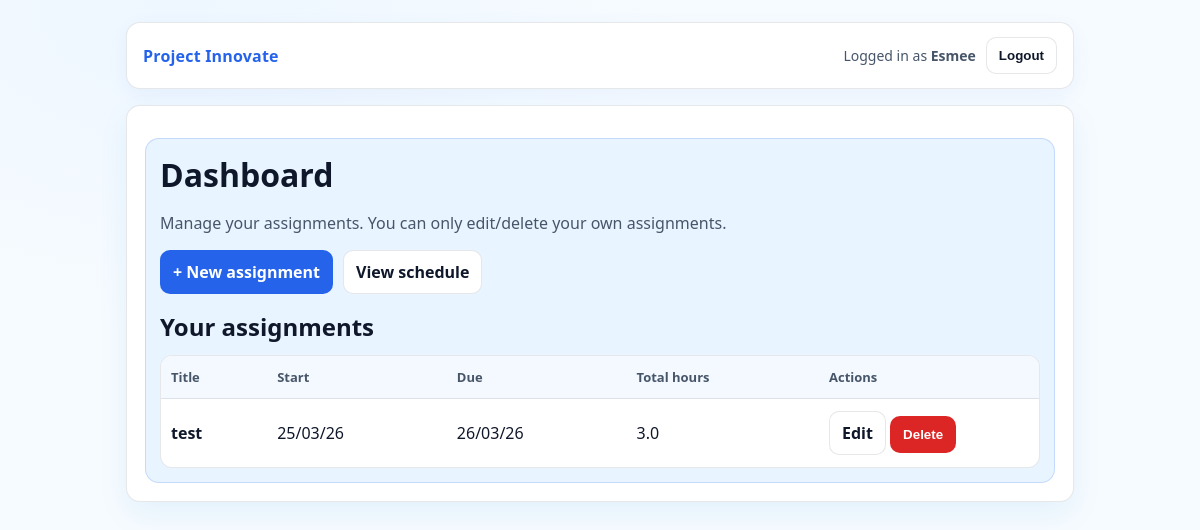
Page /dashboard (signed in) on the earlier database version.
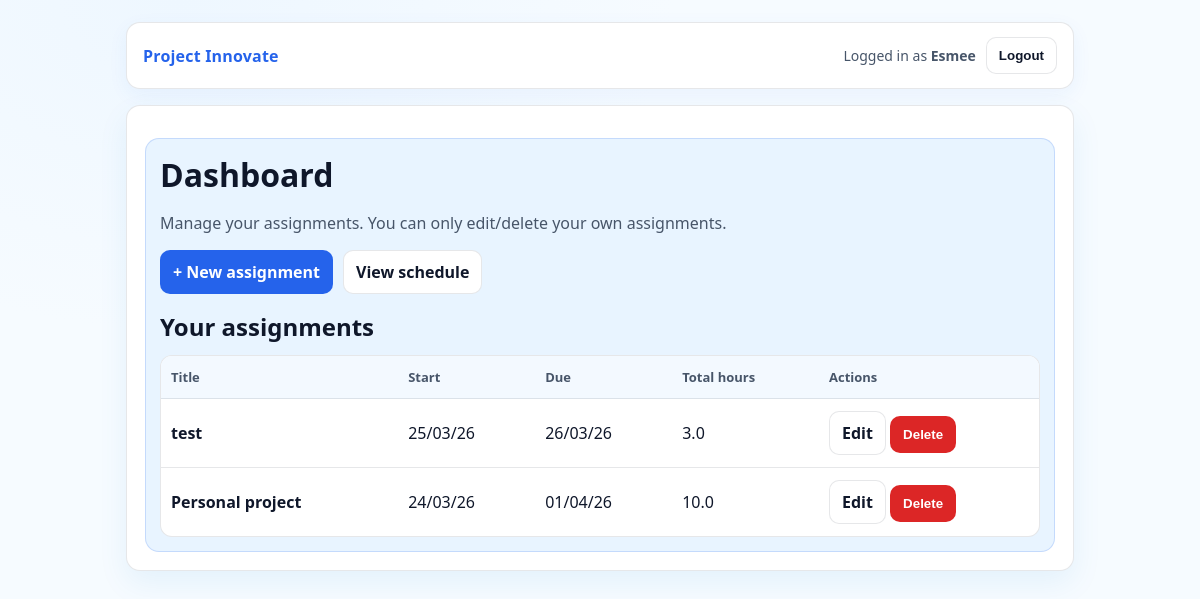
Same page on the later database version.
### app.py (models this page shows, shortened)
class User(UserMixin, db.Model):
    id = db.Column(db.Integer, primary_key=True)
    username = db.Column(db.String(80), unique=True, nullable=False)
    password_hash = db.Column(db.String(255), nullable=False)

class Assignment(db.Model):
    id = db.Column(db.Integer, primary_key=True)
    user_id = db.Column(db.Integer, db.ForeignKey("user.id"), nullable=False)
    title = db.Column(db.String(200), nullable=False)
    start_date = db.Column(db.Date, nullable=False)
    due_date = db.Column(db.Date, nullable=False)
    total_hours = db.Column(db.Float, nullable=False)

### app.py (the view)
@app.route("/dashboard")
@login_required
def dashboard():
    assignments = (
        Assignment.query
        .filter_by(user_id=current_user.id)
        .order_by(Assignment.due_date.asc())
        .all()
    )
    return render_template(
        "dashboard.html",
        username=current_user.username,
        assignments=assignments,
    )

### app.py (called while the page is built)
@app.template_filter("dmy")
def format_dmy(value):
    if value is None:
        return ""
    if isinstance(value, datetime):
        value = value.date()
    return value.strftime("%d/%m/%y")

@login_manager.user_loader
def load_user(user_id):
    return db.session.get(User, int(user_id))

### templates/dashboard.html (shortened to what this page needs)
{% extends "base.html" %}
{% block content %}
  <h1>Dashboard</h1>
  <p class="muted">Manage your assignments. You can only edit/delete your own assignments.</p>
  <div class="actions">
    <a class="btn btn-primary" href="{{ url_for('new_assignment') }}">+ New assignment</a>
    <a class="btn" href="{{ url_for('schedule') }}">View schedule</a>
  </div>
  <h2 style="margin-top:16px;">Your assignments</h2>
  {% if assignments %}
    <table class="table">
      <thead>
        <tr>
          <th>Title</th>
          <th>Start</th>
          <th>Due</th>
          <th>Total hours</th>
          <th style="width:220px;">Actions</th>
        </tr>
      </thead>
      <tbody>
        {% for a in assignments %}
          <tr>
            <td><strong>{{ a.title }}</strong></td>
            <td>{{ a.start_date|dmy }}</td>
            <td>{{ a.due_date|dmy }}</td>
            <td>{{ "%.1f"|format(a.total_hours) }}</td>
            <td>
              <a class="btn" href="{{ url_for('edit_assignment', assignment_id=a.id) }}">Edit</a>
              <form method="post"
                    action="{{ url_for('delete_assignment', assignment_id=a.id) }}"
                    style="display:inline;margin:0;">
                <button class="btn btn-danger"
                        type="submit"
                        onclick="return confirm('Delete this assignment?');">
                  Delete
                </button>
              </form>
            </td>
          </tr>
        {% endfor %}
      </tbody>
    </table>
  {% else %}
    <p class="muted">No assignments yet. Click “New assignment”.</p>
  {% endif %}
{% endblock %}

### templates/base.html (shortened to what this page needs)
<!doctype html>
<html lang="en">
  <head>
    <link rel="stylesheet" href="{{ url_for('static', filename='style.css') }}">
  </head>
  <body>
    <div class="container">
      <div class="nav">
        <div class="brand">
          <a href="{{ url_for('dashboard') }}">Project Innovate</a>
        </div>
        <div class="nav-right">
          {% if current_user.is_authenticated %}
            <span>Logged in as <strong>{{ current_user.username }}</strong></span>
            <form method="post" action="{{ url_for('logout') }}" style="margin:0;">
              <button class="btn" type="submit">Logout</button>
            </form>
          {% else %}
            <a class="btn" href="{{ url_for('login') }}">Login</a>
            <a class="btn btn-primary" href="{{ url_for('register') }}">Register</a>
          {% endif %}
        </div>
      </div>
      <div class="card">
        <div class="panel">
          {% block content %}{% endblock %}
        </div>
      </div>
    </div>
  </body>
</html>

### static/style.css (style rules this page uses)
:root { --bg1: #f6fbff; --bg2: #eef7ff; --card: #e8f4ff; --card2:#ffffff; --text: #0f172a; --muted:#475569; --border: rgba(15, 23, 42, 0.10); --primary: #2563eb; --primaryHover:#1d4ed8; --danger: #dc2626; --dangerHover:#b91c1c; }
* { box-sizing:border-box; }
html, body { height:100%; }
body { margin:0; font-family: ui-sans-serif, system-ui, -apple-system, Segoe UI, Roboto, Arial; color: var(--text); background: radial-gradient(900px 600px at 15% 0%, var(--bg2) 0%, var(--bg1) 55%), linear-gradient(180deg, var(--bg1), #ffffff); }
a { color: var(--primary); text-decoration:none; }
.container { max-width: 980px; margin: 0 auto; padding: 22px 16px 60px; }
.nav { display:flex; justify-content:space-between; align-items:center; gap: 12px; padding: 14px 16px; border: 1px solid var(--border); background: #ffffff; border-radius: 14px; box-shadow: 0 6px 20px rgba(37,99,235,.06); }
.brand { font-weight: 800; letter-spacing: .2px; }
.nav-right { display:flex; align-items:center; gap: 10px; color: var(--muted); font-size: 14px; }
.card { margin-top: 16px; border: 1px solid var(--border); background: var(--card2); border-radius: 14px; padding: 18px; box-shadow: 0 12px 30px rgba(2,132,199,.08); }
.card h1, .card h2 { margin: 0 0 10px; }
.panel { margin-top: 14px; border: 1px solid rgba(37,99,235,.18); background: var(--card); border-radius: 14px; padding: 14px; }
.muted { color: var(--muted); }
.actions { display:flex; flex-wrap:wrap; gap:10px; margin-top: 10px; }
.btn { display:inline-flex; align-items:center; justify-content:center; padding: 10px 12px; border-radius: 10px; border: 1px solid var(--border); background: #ffffff; color: var(--text); cursor:pointer; font-weight: 700; }
.btn-primary { background: var(--primary); border-color: rgba(37,99,235,.35); color: #ffffff; }
.btn-danger { background: var(--danger); border-color: rgba(220,38,38,.35); color:#ffffff; }
.table { width:100%; border-collapse: separate; border-spacing: 0; margin-top: 12px; overflow:hidden; border-radius: 12px; border: 1px solid var(--border); background: #ffffff; }
.table th, .table td { padding: 12px 10px; border-bottom: 1px solid var(--border); text-align:left; vertical-align:middle; }
.table th { font-size: 13px; color: var(--muted); background: #f3f9ff; }
.table tr:last-child td { border-bottom:none; }

Differences in the rows shown:
added Assignment: title "Personal project", start_date|dmy "24/03/26", due_date|dmy "01/04/26", total_hours "10.0"
